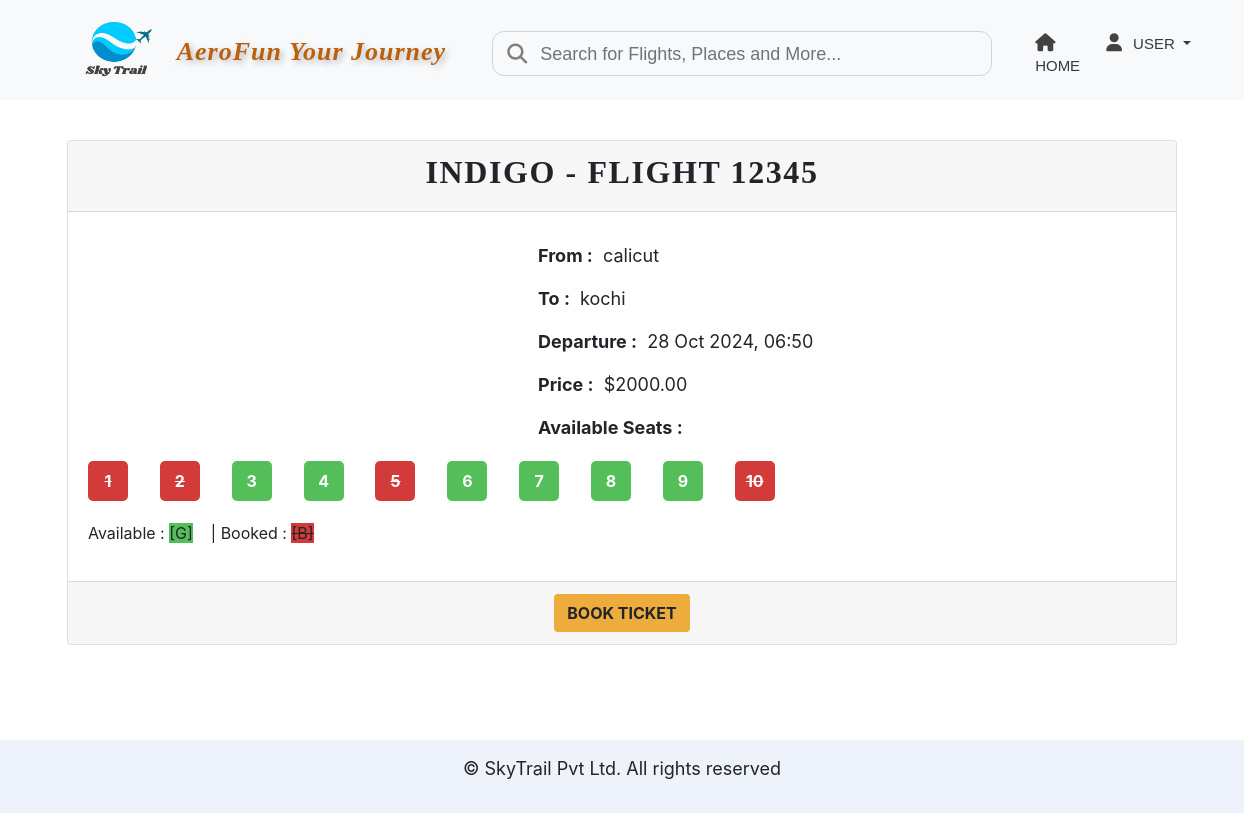
/flight/1/, run on the app's committed database.
### airlineapp/models.py (models this page shows, shortened)
class Flight(models.Model):
    flight_number = models.CharField(max_length=10, unique=True)
    airline_name = models.CharField(max_length=100)
    departure_city = models.CharField(max_length=50)
    arrival_city = models.CharField(max_length=50)
    departure_time = models.DateTimeField()
    arrival_time = models.DateTimeField()
    price = models.DecimalField(max_digits=10, decimal_places=2)
    available_seats = models.PositiveIntegerField()

class Seat(models.Model):
    flight = models.ForeignKey(Flight, on_delete=models.CASCADE)
    seat_number = models.CharField(max_length=5)
    is_available = models.BooleanField(default=True)

### airlineapp/views.py (the view)
# urls.py: path('flight/<int:flight_id>/', views.flight_detail, name='flight_detail'),
def flight_detail(request, flight_id):
    flight = get_object_or_404(Flight, id=flight_id)
    seats = Seat.objects.filter(flight=flight)
    seats = sorted(seats, key=lambda seat: int(seat.seat_number))
    return render(request, 'flight_detail.html', {'flight': flight, 'seats': seats})

### templates/flight_detail.html (shortened to what this page needs)
{% extends 'base.html' %}
{% load static %}
{% block content %}
<div class="container mt-4" style="height: 600px;">
    <div class="card" style="margin-top: 40px;">
        <div class="card-header text-center">
            <h2 class="my_title">{{ flight.airline_name }} - Flight {{ flight.flight_number }}</h2>
        </div>
        <div class="card-body">
            <div class="detail-sec1">
                <p><strong>From :</strong>&nbsp; {{ flight.departure_city }}</p>
                <p><strong>To :</strong>&nbsp; {{ flight.arrival_city }}</p>
                <p><strong>Departure :</strong>&nbsp; {{ flight.departure_time|date:"d M Y, H:i" }}</p>
                <p><strong>Price :</strong>&nbsp; ${{ flight.price|floatformat:2 }}</p>
                <p><strong>Available Seats :</strong></p>
            </div>
            <div class="seat-grid">
                {% for seat in seats %}
                    <div class="seat {% if seat.is_available %}available{% else %}booked{% endif %}">
                        {{ seat.seat_number }}
                    </div>
                {% endfor %}
            </div>
            <div class="seat-status">
                <p>Available : <span class="available">[G]</span>&nbsp;&nbsp;&nbsp; | Booked : <span class="booked">[B]</span></p>
            </div>
        </div>
        <div class="card-footer text-center">
            <a href="{% url 'airlineapp:book_ticket' flight.id %}" class="btn detail-sec2">Book Ticket</a>
        </div>
    </div>
</div>
{% endblock %}

### static/css/index.css (style rules this page uses)
body { margin: 0; }
.my_title { font-size:32px; text-transform:uppercase; font-family: 'Merriweather', 'Times New Roman', Times, serif; font-weight:bold; letter-spacing:.05em; text-align: center; }
.detail-sec1 { text-align: left; margin-left: 450px; margin-top: 10px; flex: 1; padding-right: 20px; }
.detail-sec1 p { font-size: 18px; }
.seat-grid { display: grid; grid-template-columns: repeat(15, 1fr); gap: 10px; margin: 20px 0; }
.seat { width: 40px; height: 40px; display: flex; align-items: center; justify-content: center; border-radius: 5px; font-weight: bold; color: #fff; cursor: pointer; }
.available { background-color: #54bf58; }
.booked { background-color: #d33b3b; cursor: not-allowed; text-decoration: line-through; }
.detail-sec2 { background-color: #edac3c; font-size: 16px; font-weight: bold; text-transform: uppercase; }

### data on the page
Flight: airline_name "INDIGO", flight_number "12345", departure_city "calicut", arrival_city "kochi", departure_time "28 Oct 2024, 06:50", price "2000.00"
Seat: seat_number "1"
Seat: seat_number "2"
Seat: seat_number "3"
Seat: seat_number "4"
Seat: seat_number "5"
Seat: seat_number "6"
Seat: seat_number "7"
Seat: seat_number "8"
Seat: seat_number "9"
Seat: seat_number "10"
